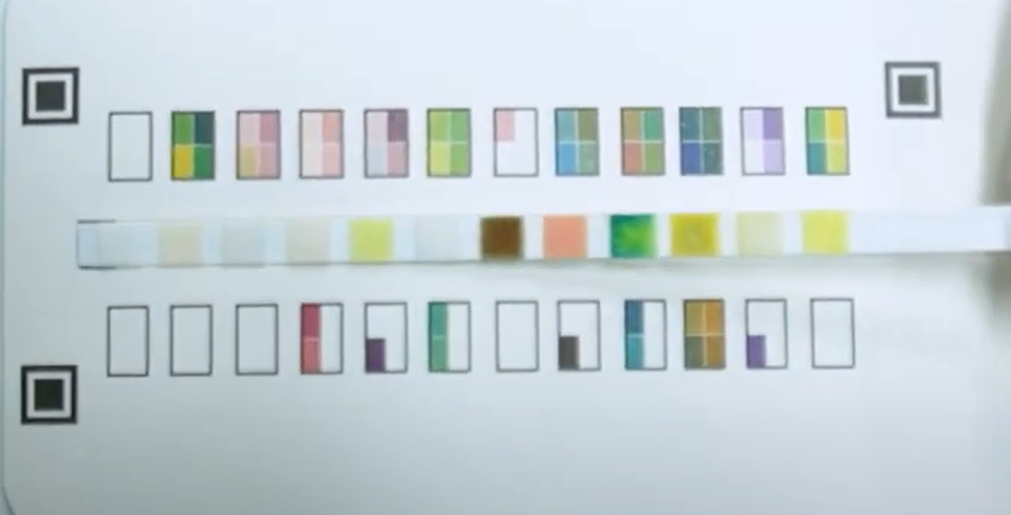
#> input picture basic_color/test_strip.jpg, 1011 x 515 px
$ python -i analyze_corrected_improved.py   (imports and definitions only)
#> lines starting #> are read from the running program, lines starting #| are printed output that depends on the picture; after the words box and inside, x2 and y2 are one past the last pixel; in counts of white or black regions, pixels touching at a corner belong together
#> further down, picture is the input picture: shape (515, 1011, 3); mean B, G, R 212.9, 208.7, 197.5
# analyze_corrected.py

import sys
import os
import json
import cv2
from ultralytics import YOLO
import numpy as np
from json import JSONEncoder
import logging
from datetime import datetime

# [1 line not run here, left out]

# JSON 직렬화 불가능한 NumPy 타입을 표준 Python 타입으로 변환하는 클래스
class NumpyEncoder(json.JSONEncoder):
    # [69 lines left out: functions default, load_disease_info_data, load_digital_reference_data, normalize_to_pixel_coords, not called in this run]

# ----------------------------------------------------------------------
# OpenCV 이미지 보정 함수
# ----------------------------------------------------------------------
def perform_warp_perspective(image):
    H, W, _ = image.shape

    # 1. 마커 탐지를 위한 전처리
    # 방법 1: 그레이스케일 기반 임계값 처리
    gray = cv2.cvtColor(image, cv2.COLOR_BGR2GRAY)

    # 방법 2: HSV 색공간에서 검정색/어두운 색상 탐지 (빛 반사 대응)
    hsv = cv2.cvtColor(image, cv2.COLOR_BGR2HSV)
#> hsv: shape (515, 1011, 3); mean H, S, V 97.9, 26.7, 216.5
    # V(밝기) 값 범위 확대: 빛 반사로 밝아진 마커도 포함 (0-120)
    # S(채도) 조건 완화: 회색/검정색은 채도가 낮지만, 빛 반사 시 채도가 높아질 수 있음
    dark_mask_1 = cv2.inRange(hsv, (0, 0, 0), (180, 50, 100))  # 낮은 채도, 어두운 영역
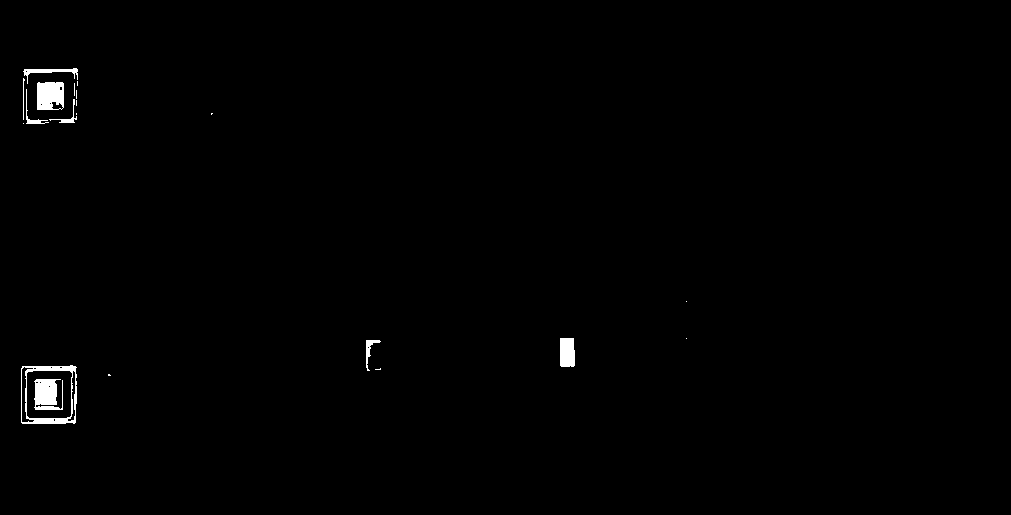
#> dark_mask_1: shape (515, 1011); 0.63% white; 20 white regions (11 under 20 px), largest, box (x1, y1, x2, y2) and area: (21, 365, 77, 424) 827, (34, 379, 63, 410) 688, (37, 82, 64, 110) 685
    dark_mask_2 = cv2.inRange(hsv, (0, 0, 0), (180, 255, 120))  # 높은 채도도 허용, 중간 밝기까지
#> dark_mask_2: shape (515, 1011); 1.7% white; 50 white regions (31 under 20 px), largest, box (x1, y1, x2, y2) and area: (21, 365, 77, 425) 1362, (483, 219, 519, 258) 1317, (22, 68, 78, 125) 1006
    dark_mask = cv2.bitwise_or(dark_mask_1, dark_mask_2)

    # 방법 3: 상대적 밝기 비교 (주변보다 어두운 영역 찾기)
    # 가우시안 블러로 주변 평균 밝기 계산
    blurred = cv2.GaussianBlur(gray, (21, 21), 0)
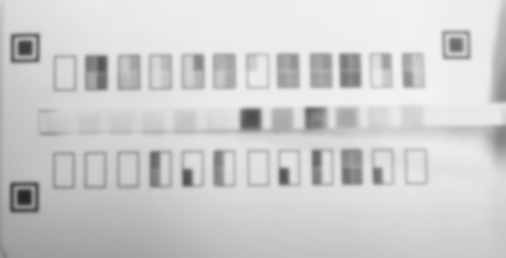
#> blurred: shape (515, 1011) (shown at 1/2 size); min 37, max 242, mean 205.9
    # 각 픽셀이 주변보다 일정 이상 어두운지 확인
    diff = blurred.astype(np.int16) - gray.astype(np.int16)
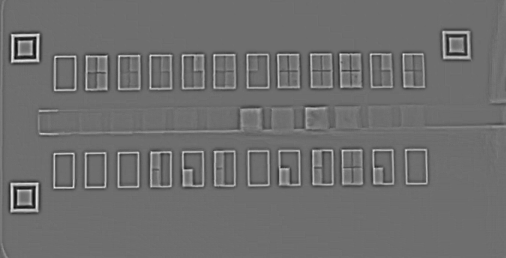
#> diff: shape (515, 1011) int16 (shown at 1/2 size); min -59, max 77, mean 0; drawn with min black and max white
    relative_dark = (diff > 15).astype(np.uint8) * 255  # 주변보다 15 이상 어두운 영역
#> relative_dark: shape (515, 1011); 4.4% white; 97 white regions (49 under 20 px), largest, box (x1, y1, x2, y2) and area: (21, 365, 77, 425) 1138, (22, 67, 79, 125) 1061, (885, 62, 941, 118) 1002

    # 다중 임계값 시도 (빛바랜 검정색도 탐지하기 위해)
    threshold_values = [30, 50, 70, 90, 110, 130, 150]
    marker_centers = None

    for threshold in threshold_values:
        # 그레이스케일 기반 임계값
        _, thresh_gray = cv2.threshold(gray, threshold, 255, cv2.THRESH_BINARY_INV)

        # 세 가지 방법을 모두 결합 (OR 연산)
        # 하나라도 검정색/어두운 영역으로 인식되면 마커 후보로 간주
        thresh = cv2.bitwise_or(thresh_gray, dark_mask)
        thresh = cv2.bitwise_or(thresh, relative_dark)

        # 2. 컨투어 찾기
        # 노이즈 제거를 위한 모폴로지 연산 (작은 구멍 채우기)
        # 커널 크기를 줄여서 마커 손상 최소화
        kernel = np.ones((2, 2), np.uint8)
        thresh = cv2.morphologyEx(thresh, cv2.MORPH_CLOSE, kernel)
        thresh = cv2.morphologyEx(thresh, cv2.MORPH_OPEN, kernel)

        contours, _ = cv2.findContours(thresh, cv2.RETR_EXTERNAL, cv2.CHAIN_APPROX_SIMPLE)

        # 3. 마커 필터링 (크기, 위치, 모양 기준)
        filtered_contours = []
        image_area = H * W

        for c in contours:
            area = cv2.contourArea(c)

            # 크기 필터: 이미지 크기의 0.03% ~ 3% 범위로 완화 (빛 반사로 인한 크기 변화 대응)
            min_area = image_area * 0.0003
            max_area = image_area * 0.03
            if area < min_area or area > max_area:
                continue

            # 모양 필터: 정사각형에 가까운지 확인 (완화)
            peri = cv2.arcLength(c, True)
            approx = cv2.approxPolyDP(c, 0.05 * peri, True)  # 0.04 -> 0.05로 완화

            # 4개의 꼭짓점을 가진 사각형인지 확인 (3-5개 허용)
            if len(approx) < 3 or len(approx) > 5:
                continue

            # 종횡비(aspect ratio) 확인 (정사각형에 가까운지, 범위 완화)
            x, y, w, h = cv2.boundingRect(c)
            aspect_ratio = float(w) / h if h > 0 else 0
            if aspect_ratio < 0.6 or aspect_ratio > 1.5:  # 0.7-1.3 -> 0.6-1.5로 완화
                continue

            # 위치 필터: 이미지 가장자리 15% 영역에 있는지 확인
            center_x = x + w // 2
            center_y = y + h // 2

            edge_margin_x = W * 0.15
            edge_margin_y = H * 0.15

            is_near_edge = (
                center_x < edge_margin_x or center_x > (W - edge_margin_x) or
                center_y < edge_margin_y or center_y > (H - edge_margin_y)
            )

            if not is_near_edge:
                continue

            filtered_contours.append(c)

        # 3개 이상 마커를 찾았으면 처리 (4개가 아니어도 투시 변환 가능)
        if len(filtered_contours) >= 3:
            # 넓이 순으로 정렬하고 상위 4개 선택 (3개만 있어도 가능)
            filtered_contours = sorted(filtered_contours, key=cv2.contourArea, reverse=True)[:4]

            # 마커 중심 좌표 계산
            marker_centers = []
            for c in filtered_contours:
                M = cv2.moments(c)
                if M["m00"] != 0:
                    center_x = int(M["m10"] / M["m00"])
                    center_y = int(M["m01"] / M["m00"])
                    marker_centers.append([center_x, center_y])

            if len(marker_centers) >= 3:
                print(f"--- [OpenCV] 임계값 {threshold}에서 마커 {len(marker_centers)}개 탐지 ---", file=sys.stderr)
                break
#> this loop made 1 pass
#> pass 1, in perform_warp_perspective, `thresh = cv2.morphologyEx(thresh, cv2.MORPH_OPEN, kernel)`:
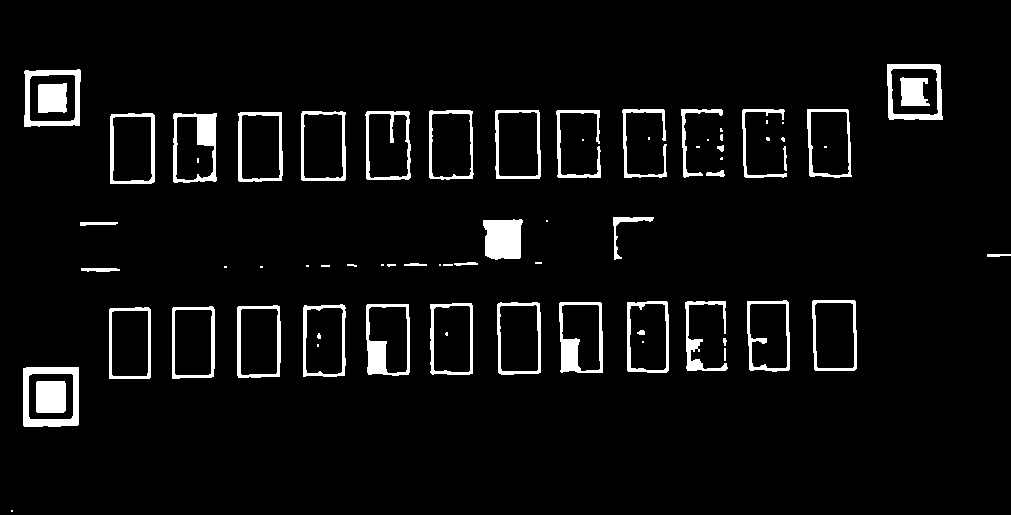
#> thresh: shape (515, 1011); 5.1% white; 72 white regions (26 under 20 px), largest, box (x1, y1, x2, y2) and area: (483, 219, 523, 260) 1407, (23, 367, 79, 427) 1363, (173, 113, 217, 183) 1196
#> after the loop, marker_centers = [[50, 396], [132, 148], [51, 97], [914, 91]]

    # 마커 디버깅 이미지 생성 및 저장 (성공/실패 모두 저장)
    marker_debug_image = image.copy()
    script_dir = os.path.dirname(os.path.abspath(__file__))
    marker_debug_path = os.path.join(script_dir, "debug_marker_detection.jpg")

    # 마커를 찾지 못한 경우 (3개 미만)
    if marker_centers is None or len(marker_centers) < 3:
        # 실패한 경우에도 탐지된 마커들을 표시
        if marker_centers:
            for idx, center in enumerate(marker_centers):
                center_int = (int(center[0]), int(center[1]))
                cv2.circle(marker_debug_image, center_int, 20, (0, 0, 255), 3)  # 빨간색 (실패)
                cv2.putText(marker_debug_image, f"마커 {idx+1} (부족)",
                           (center_int[0] + 25, center_int[1]),
                           cv2.FONT_HERSHEY_SIMPLEX, 0.6, (0, 0, 255), 2)

        # 에러 메시지 표시
        cv2.putText(marker_debug_image,
                   f"ERROR: 마커 {len(marker_centers) if marker_centers else 0}개 탐지 (최소 필요: 3개)",
                   (10, 30),
                   cv2.FONT_HERSHEY_SIMPLEX, 0.8, (0, 0, 255), 2)

        # 디버깅 이미지 저장
        success = cv2.imwrite(marker_debug_path, marker_debug_image)
        if success:
            print(f"[DEBUG] 마커 탐지 실패 디버깅 이미지 저장: {marker_debug_path}", file=sys.stderr)
        else:
            print(f"[ERROR] 마커 디버깅 이미지 저장 실패: {marker_debug_path}", file=sys.stderr)

        print(f"--- [OpenCV ERROR] 마커 {len(marker_centers) if marker_centers else 0}개 감지 (최소 필요: 3개). "
              f"원본 이미지 반환. ---", file=sys.stderr)
        return image

    # 4. 마커 좌표 순서 정렬 및 4번째 마커 추정
    markers = np.array(marker_centers, dtype="float32")
#> markers = [[50, 396], [132, 148], [51, 97], [914, 91]]

    if len(markers) == 3:
        # 3개만 찾은 경우, 4번째 마커 위치 추정
        print(f"--- [OpenCV WARNING] 마커 3개만 탐지. 4번째 마커 위치 추정 시도 ---", file=sys.stderr)

        # Y 좌표 기준으로 정렬 (위/아래 구분)
        markers_sorted_y = markers[np.argsort(markers[:, 1])]
        top_markers = markers_sorted_y[:2] if len(markers_sorted_y) >= 2 else markers_sorted_y[:1]
        bottom_markers = markers_sorted_y[2:] if len(markers_sorted_y) >= 3 else markers_sorted_y[1:]

        # X 좌표 기준으로 정렬 (좌/우 구분)
        top_sorted_x = top_markers[np.argsort(top_markers[:, 0])] if len(top_markers) > 0 else np.array([])
        bottom_sorted_x = bottom_markers[np.argsort(bottom_markers[:, 0])] if len(bottom_markers) > 0 else np.array([])

        # 사각형의 네 모서리 좌표 추출
        # 좌상단, 우상단, 좌하단, 우하단
        top_left = None
        top_right = None
        bottom_left = None
        bottom_right = None

        if len(top_sorted_x) == 2:
            top_left = top_sorted_x[0]
            top_right = top_sorted_x[1]
        elif len(top_sorted_x) == 1:
            if top_sorted_x[0][0] < np.mean(markers[:, 0]):  # X 좌표가 평균보다 작으면 좌측
                top_left = top_sorted_x[0]
            else:
                top_right = top_sorted_x[0]

        if len(bottom_sorted_x) == 2:
            bottom_left = bottom_sorted_x[0]
            bottom_right = bottom_sorted_x[1]
        elif len(bottom_sorted_x) == 1:
            if bottom_sorted_x[0][0] < np.mean(markers[:, 0]):  # X 좌표가 평균보다 작으면 좌측
                bottom_left = bottom_sorted_x[0]
            else:
                bottom_right = bottom_sorted_x[0]

        # 누락된 마커 추정
        estimated_4th = None
        if top_left is not None and top_right is not None and bottom_left is not None:
            # 우하단 누락: (우상단.x, 좌하단.y)
            estimated_4th = np.array([top_right[0], bottom_left[1]], dtype="float32")
            print(f"--- [OpenCV] 우하단 마커 추정: ({int(estimated_4th[0])}, {int(estimated_4th[1])}) ---", file=sys.stderr)
        elif top_left is not None and top_right is not None and bottom_right is not None:
            # 좌하단 누락: (좌상단.x, 우하단.y)
            estimated_4th = np.array([top_left[0], bottom_right[1]], dtype="float32")
            print(f"--- [OpenCV] 좌하단 마커 추정: ({int(estimated_4th[0])}, {int(estimated_4th[1])}) ---", file=sys.stderr)
        elif top_left is not None and bottom_left is not None and bottom_right is not None:
            # 우상단 누락: (우하단.x, 좌상단.y)
            estimated_4th = np.array([bottom_right[0], top_left[1]], dtype="float32")
            print(f"--- [OpenCV] 우상단 마커 추정: ({int(estimated_4th[0])}, {int(estimated_4th[1])}) ---", file=sys.stderr)
        elif top_right is not None and bottom_left is not None and bottom_right is not None:
            # 좌상단 누락: (좌하단.x, 우상단.y)
            estimated_4th = np.array([bottom_left[0], top_right[1]], dtype="float32")
            print(f"--- [OpenCV] 좌상단 마커 추정: ({int(estimated_4th[0])}, {int(estimated_4th[1])}) ---", file=sys.stderr)
        else:
            # 예외 상황: 기본 추정 방법 사용
            print(f"--- [OpenCV WARNING] 예외 상황. 기본 추정 방법 사용 ---", file=sys.stderr)
            center_point = np.mean(markers, axis=0)
            vectors = markers - center_point
            distances = np.linalg.norm(vectors, axis=1)
            farthest_idx = np.argmax(distances)
            estimated_4th = center_point - vectors[farthest_idx]
            print(f"--- [OpenCV] 4번째 마커 추정 위치: ({int(estimated_4th[0])}, {int(estimated_4th[1])}) ---", file=sys.stderr)

        if estimated_4th is not None:
            # 추정된 4번째 마커를 배열에 추가
            markers = np.vstack([markers, estimated_4th])

    # 마커 좌표 순서 정렬
    markers_sorted = markers[np.argsort(markers[:, 1])]
#> markers_sorted = [[914, 91], [51, 97], [132, 148], [50, 396]]
    top = markers_sorted[:2][np.argsort(markers_sorted[:2, 0])]
#> top = [[51, 97], [914, 91]]
    bottom = markers_sorted[2:][np.argsort(markers_sorted[2:, 0])]
#> bottom = [[50, 396], [132, 148]]

    src_points = np.array([top[0], top[1], bottom[1], bottom[0]], dtype="float32")
#> src_points = [[51, 97], [914, 91], [132, 148], [50, 396]]

    # 4-1. 마커 디버깅 이미지에 마커 표시 (성공한 경우)
    marker_labels = ["1 (좌상)", "2 (우상)", "3 (우하)", "4 (좌하)"]
    original_count = len(marker_centers)
#> original_count = 4

    for idx, (center, label) in enumerate(zip(src_points, marker_labels)):
        center_int = (int(center[0]), int(center[1]))

        # 4번째 마커가 추정된 경우 노란색으로 표시
        if original_count == 3 and idx == 3:
            # 큰 원 (외곽) - 노란색 (추정)
            cv2.circle(marker_debug_image, center_int, 20, (0, 255, 255), 3)
            # 작은 원 (중심) - 빨간색
            cv2.circle(marker_debug_image, center_int, 5, (0, 0, 255), -1)
            # 마커 번호 및 라벨 표시 (추정 표시)
            cv2.putText(marker_debug_image, label + " (추정)",
                       (center_int[0] + 25, center_int[1]),
                       cv2.FONT_HERSHEY_SIMPLEX, 0.6, (0, 255, 255), 2)
        else:
            # 큰 원 (외곽) - 초록색 (성공)
            cv2.circle(marker_debug_image, center_int, 20, (0, 255, 0), 3)
            # 작은 원 (중심) - 빨간색
            cv2.circle(marker_debug_image, center_int, 5, (0, 0, 255), -1)
            # 마커 번호 및 라벨 표시
            cv2.putText(marker_debug_image, label,
                       (center_int[0] + 25, center_int[1]),
                       cv2.FONT_HERSHEY_SIMPLEX, 0.6, (0, 255, 0), 2)
#> this loop made 4 passes
#> (label, center_int) on passes 1 to 4: ('1 (좌상)', (51, 97)), ('2 (우상)', (914, 91)), ('3 (우하)', (132, 148)), ('4 (좌하)', (50, 396))
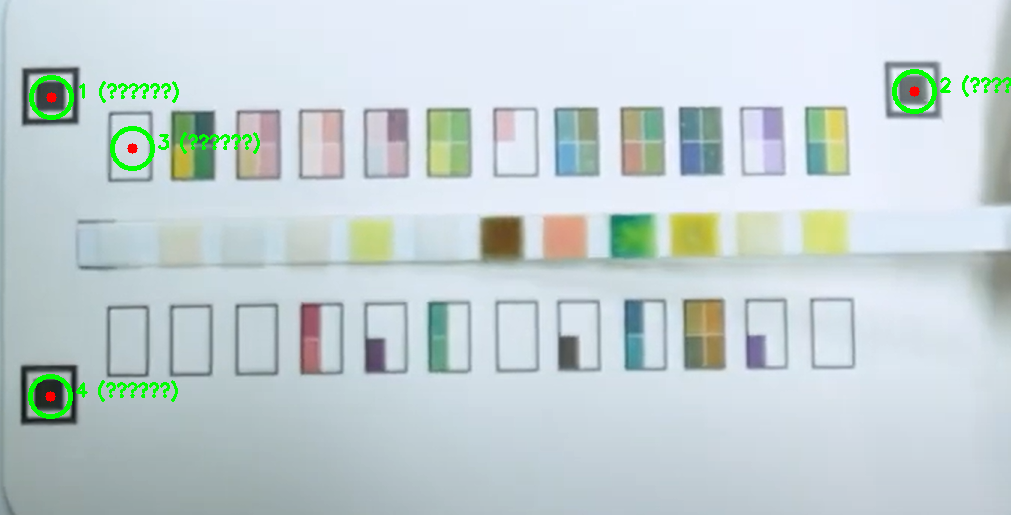
#> marker_debug_image: shape (515, 1011, 3); 1% of pixels changed, all inside (x1, y1, x2, y2) = (28, 69, 1011, 419)

    # 투시 변환 사각형 그리기 (연결선)
    pts = src_points.astype(np.int32)
#> pts = [[51, 97], [914, 91], [132, 148], [50, 396]]
    cv2.line(marker_debug_image, tuple(pts[0]), tuple(pts[1]), (255, 0, 0), 2)
    cv2.line(marker_debug_image, tuple(pts[1]), tuple(pts[2]), (255, 0, 0), 2)
    cv2.line(marker_debug_image, tuple(pts[2]), tuple(pts[3]), (255, 0, 0), 2)
    cv2.line(marker_debug_image, tuple(pts[3]), tuple(pts[0]), (255, 0, 0), 2)

    # 성공 메시지 표시
    if original_count == 3:
        cv2.putText(marker_debug_image, f"SUCCESS: 마커 {original_count}개 탐지, 1개 추정",
                   (10, 30),
                   cv2.FONT_HERSHEY_SIMPLEX, 0.8, (0, 255, 255), 2)
    else:
        cv2.putText(marker_debug_image, "SUCCESS: 마커 4개 탐지 완료",
                   (10, 30),
                   cv2.FONT_HERSHEY_SIMPLEX, 0.8, (0, 255, 0), 2)
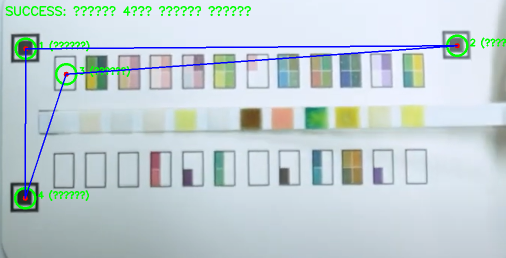
#> marker_debug_image: shape (515, 1011, 3) (shown at 1/2 size); mean B, G, R 210.3, 206.8, 192.2

    # 마커 디버깅 이미지 저장 (스크립트 파일이 있는 디렉토리에 저장)
    success = cv2.imwrite(marker_debug_path, marker_debug_image)
    if success:
        print(f"[DEBUG] 마커 탐지 디버깅 이미지 저장: {marker_debug_path}", file=sys.stderr)
    else:
        print(f"[ERROR] 마커 디버깅 이미지 저장 실패: {marker_debug_path}", file=sys.stderr)

    # 5. 목표 좌표 정의
    target_width = 600
    target_height = 1000

    dst_points = np.array([
        [0, 0], [target_width - 1, 0],
        [target_width - 1, target_height - 1], [0, target_height - 1]
    ], dtype="float32")

    # 6. 투시 변환 실행
    M = cv2.getPerspectiveTransform(src_points, dst_points)
#> M = [[-1.67, -0.0056, 85.91], [-0.0306, -4.39, 427.8], [-0.00319, -0.00544, 1]]
    warped_image = cv2.warpPerspective(image, M, (target_width, target_height))
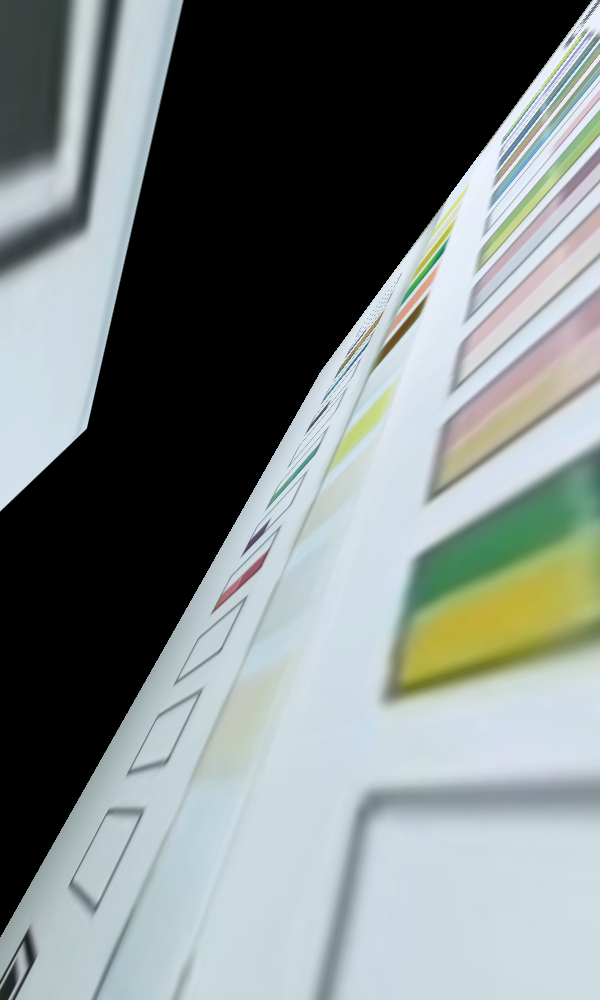
#> warped_image: shape (1000, 600, 3); mean B, G, R 129.9, 131.2, 122.9

    print("--- [OpenCV] 투시 변환 완료. ---", file=sys.stderr)
    return warped_image

# ======================================================================
# 🎯 [개선] YOLO 결과 기반으로 기준 색상표 추출
# ======================================================================
# [700 lines left out: functions extract_reference_colors_from_yolo, extract_gray_reference, calculate_color_correction, apply_color_correction, extract_lab_color, calculate_delta_e and 6 more, not called in this run]

# ----------------------------------------------------------------------
# 스크립트 실행
# ----------------------------------------------------------------------
# [15 lines not run here, left out]

>>> import cv2
>>> picture = cv2.imread('../../basic_color/test_strip.jpg')
>>> result = perform_warp_perspective(picture)
